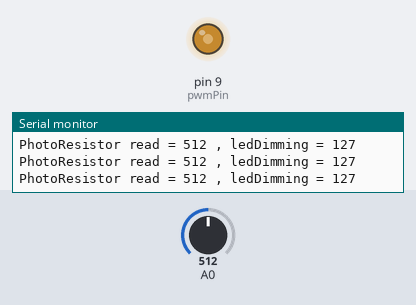
Simulated run of this sketch. Board: Arduino Uno, built with avr-gcc and run on an emulated ATmega328P. Parts: output pins drawn as LEDs (lit = HIGH), the last lines printed to the serial monitor. The test bench sets the inputs (shaded band); at power-on: A0 = 512.

Above: at 1.2 s.
1.3 s: A0 set to 716
At 2.1 s:
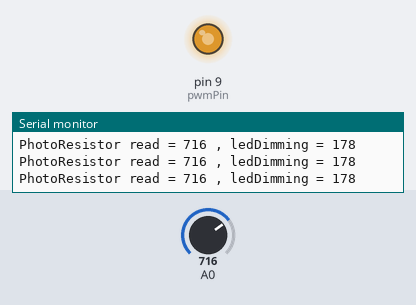
2.8 s: A0 set to 900
At 3.7 s:
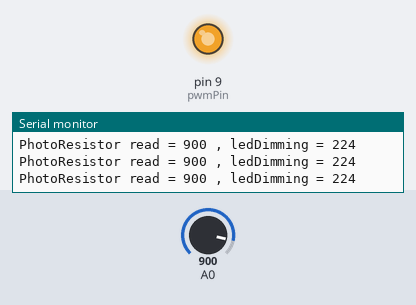
4.3 s: A0 set to 122
At 5.2 s:
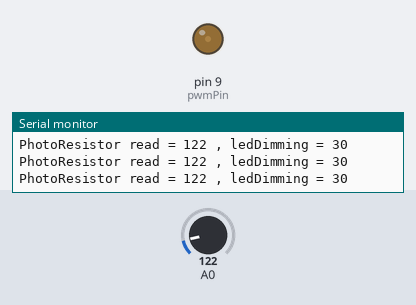
5.8 s: A0 set to 107
At 6.7 s:
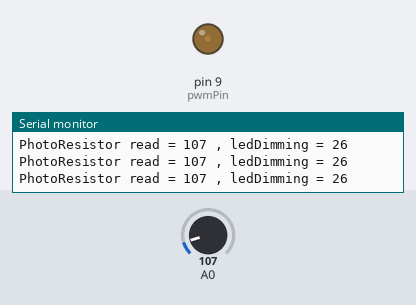
8.8 s: A0 set to 90
At 9.8 s:
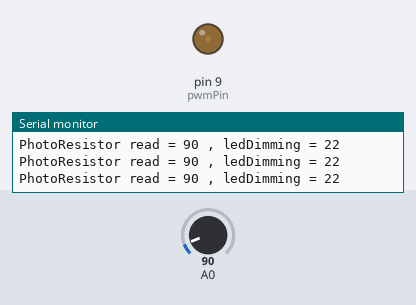
11.8 s: A0 set to 511
At 12.9 s:
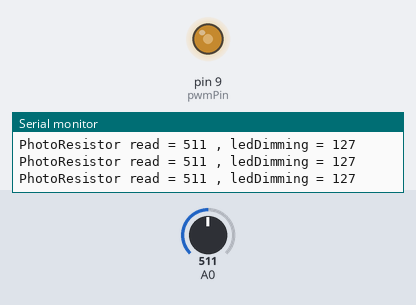
Timing chart, 0 to 14.3 s (numbered marks = the images above; inputs shaded):
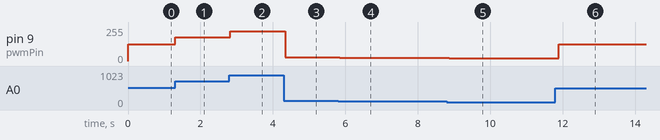

The sketch:

14-2.ino
```cpp
int sensorValue = 0;
int ledDimming = 0;
int pwmPin = 9;

void setup() {
  Serial.begin(9600);
  pinMode(pwmPin, OUTPUT);
}

void loop() {

  sensorValue = analogRead(A0);

  Serial.print("PhotoResistor read = ");
  Serial.print(sensorValue);

  ledDimming = map(sensorValue, 0, 1023, 0, 255);

  Serial.print(" , ledDimming = ");
  Serial.println(ledDimming);

  analogWrite(pwmPin, ledDimming);

  delay(100);
}
```

Measured:
- after the input at 1.3 s, pin 9 (pwmPin): 127/255 → 178/255 at once
- after the input at 2.8 s, pin 9 (pwmPin): 178/255 → 224/255 at once
- after the input at 4.3 s, pin 9 (pwmPin): 224/255 → 30/255 at once
- after the input at 5.8 s, pin 9 (pwmPin): 30/255 → 26/255 after 0.05 s
- after the input at 8.8 s, pin 9 (pwmPin): 26/255 → 22/255 after 0.07 s
- after the input at 11.8 s, pin 9 (pwmPin): 22/255 → 127/255 after 0.09 s
